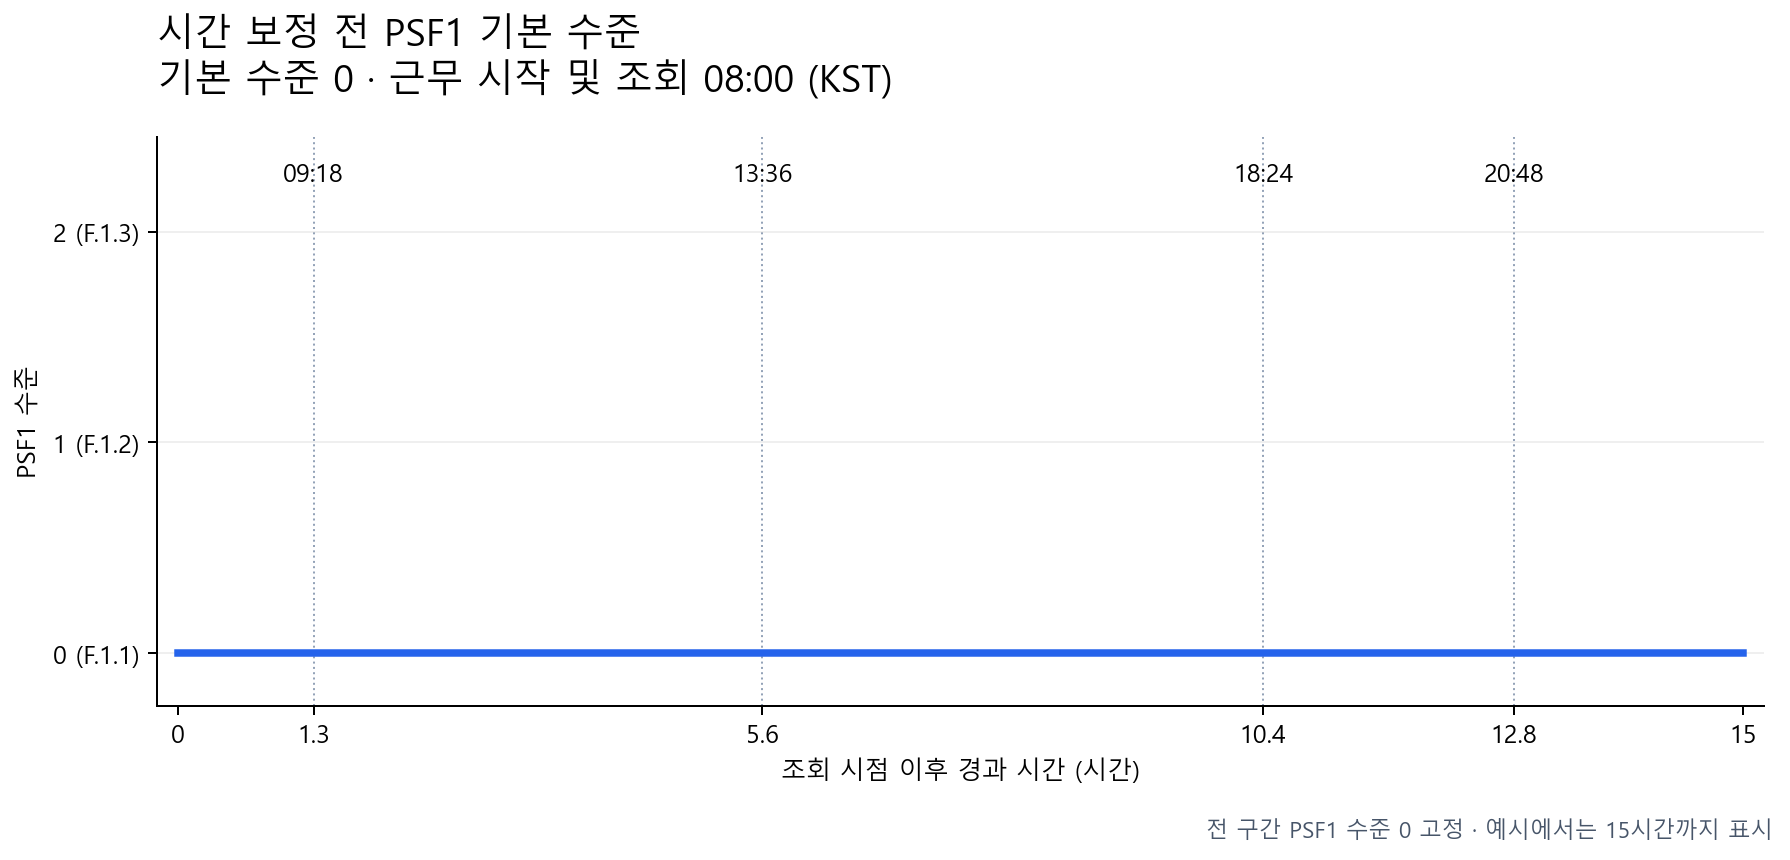

Write the Python code that produced this figure.
from pathlib import Path
import matplotlib
matplotlib.use('Agg')
import matplotlib.pyplot as plt

x = [0, 1.3, 5.6, 10.4, 12.8, 15]
y = [0] * len(x)
plt.rcParams['font.family'] = 'Malgun Gothic'
plt.rcParams['axes.unicode_minus'] = False
fig, ax = plt.subplots(figsize=(10, 4.8), dpi=180)
ax.step(x, y, where='post', color='#2563eb', linewidth=3)
ax.set(xlim=(-0.2, 15.2), ylim=(-0.25, 2.45),
       xlabel='조회 시점 이후 경과 시간 (시간)', ylabel='PSF1 수준')
ax.set_yticks([0, 1, 2], ['0 (F.1.1)', '1 (F.1.2)', '2 (F.1.3)'])
ax.set_xticks(x, [f'{v:g}' for v in x])
ax.grid(axis='y', alpha=0.2)
for side in ['top', 'right']:
    ax.spines[side].set_visible(False)
for start, clock in zip(x[1:-1], ['09:18', '13:36', '18:24', '20:48']):
    ax.axvline(start, color='#94a3b8', linewidth=0.8, linestyle=':', zorder=0)
    ax.text(start, 2.24, clock, ha='center', fontsize=10)
ax.set_title('시간 보정 전 PSF1 기본 수준\n기본 수준 0 · 근무 시작 및 조회 08:00 (KST)',
             loc='left', fontsize=15, pad=18)
fig.text(0.99, 0.02, '전 구간 PSF1 수준 0 고정 · 예시에서는 15시간까지 표시',
         ha='right', fontsize=9, color='#475569')
fig.tight_layout(rect=(0, 0.05, 1, 1))
fig.savefig(Path(__file__).with_suffix('.png'), bbox_inches='tight')
